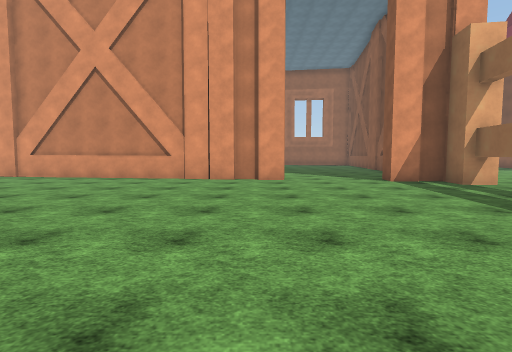
view 1 (above)

18 first-person views from a walk through a Unity game level. The camera is 1.4 m above the floor, tilts 4° down and sees 85° across. The floor is counted in squares, 2 m on a side. Each view is taken from the middle of a square. On the plan, view 1 faces up. The plan holds only what a view shows up to about 9 squares ahead; the rest is blank. The place goes on beyond the plan. The player is left out. Surface patterns are stand-ins for the level's own textures.

view 2
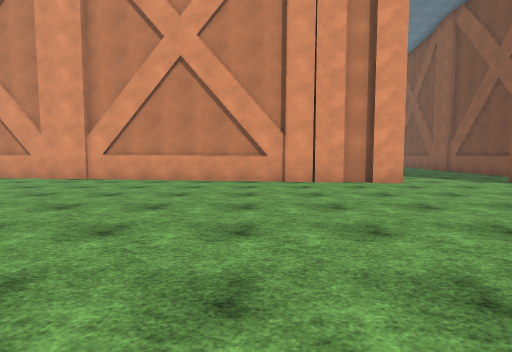

view 3
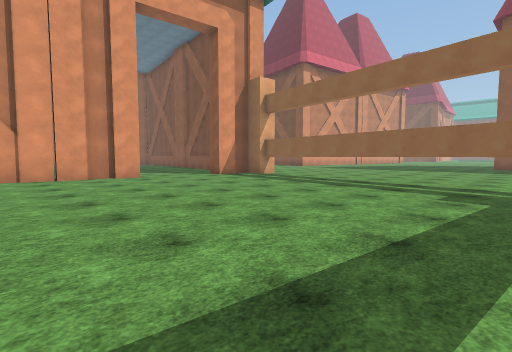

view 4
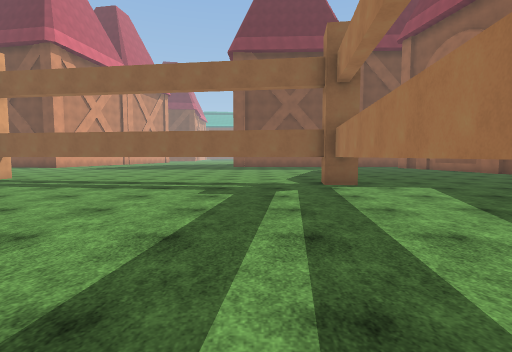

view 5
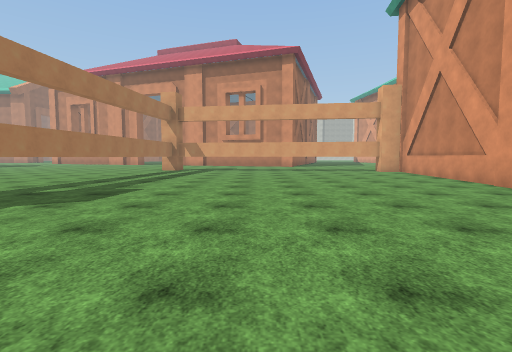

view 6
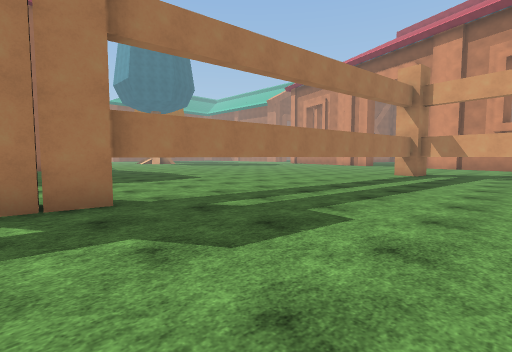

view 7
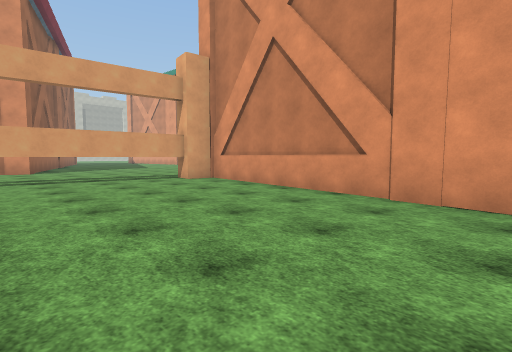

view 8
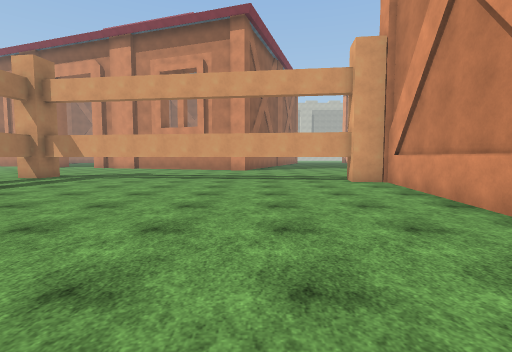

view 9
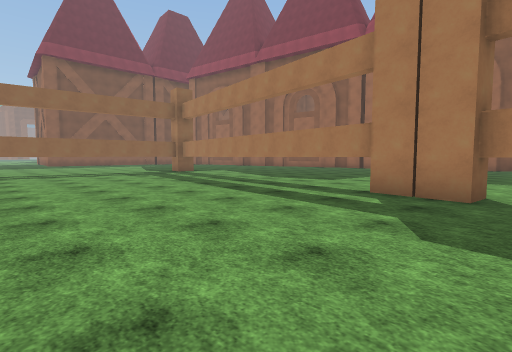

view 10
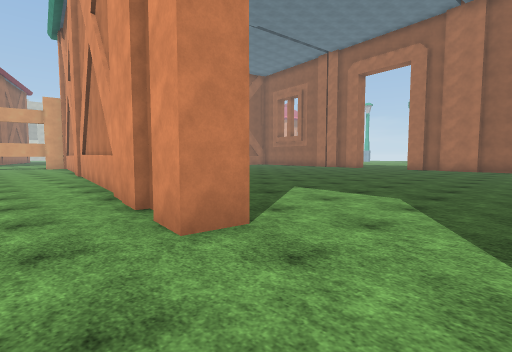

view 11
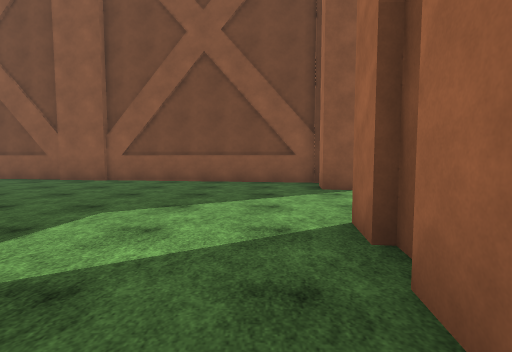

view 12
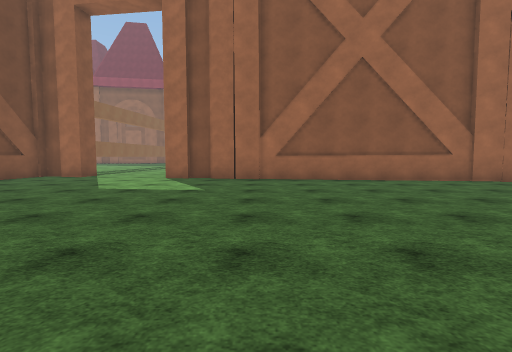

view 13
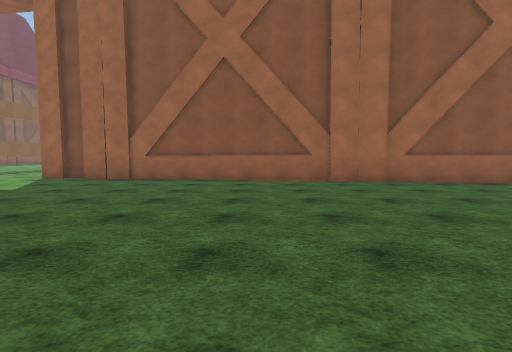

view 14
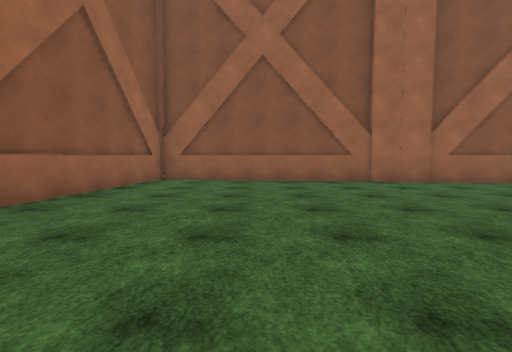

view 15
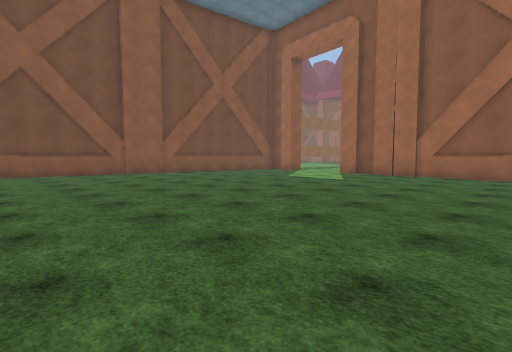

view 16
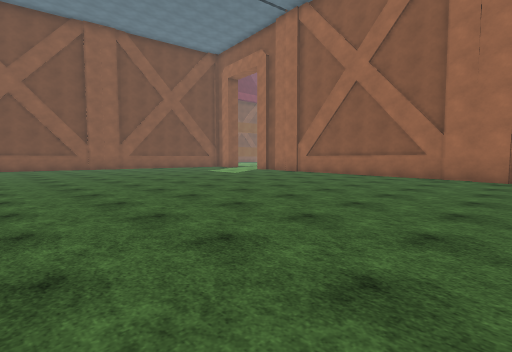

view 17
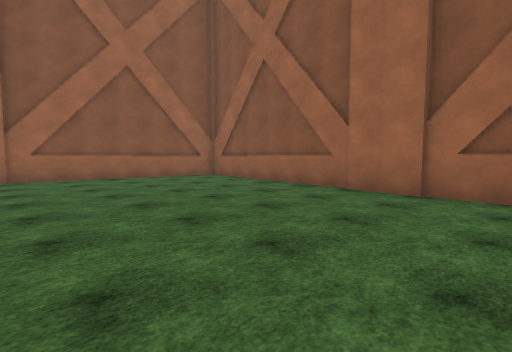

view 18
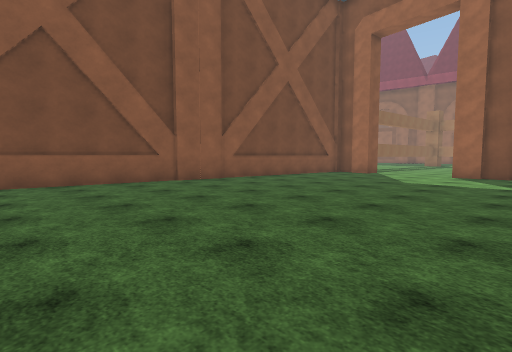

### Floor plan
Key: @ floor where view 1 was taken; # wall or solid block; . floor; T thing the floor can be seen under or through.
Columns run from 19 left of view 1 to 8 right of it. Each row starts with its distance up from view 1.
 20     #.....................#
 19     #.....................#
 18     #.....................#
 17     #.....................#
 16     #.....................#
 15     #....................##
 14    ##....................#
 13    #.....................#
 12    #.....................#
 11    ####..................#
 10   .#..#########..........#
  9   .T..........######.....#
  8  ..T...................###
  7 ...T....................##
  6 ..T.....................#.
  5   T.....................T.
  4   #.....................T.
  3   #.....................T.
  2   #.....................T..
  1   #.....................T...
  0   ##...............@....T...
 -1     ##TTTTTTT..........T..
 -2      .......#######....T..
 -3       ....... .....TTTTT..
 -4        ...... ...  .......
 -5         .....       ......
 -6          ..          .....
 -7                       ....
 -8                         ..

Where each view was taken, in squares from view 1:
view 1: 0 up, 0 right, facing up
view 2: 1 up, 3 left, facing up
view 3: 1 down, 3 left, facing up-right
view 4: 1 down, 3 left, facing right
view 5: 4 up, 3 left, facing left
view 6: 3 up, 6 left, facing down-left
view 7: 5 up, 8 left, facing up-left
view 8: 7 up, 8 left, facing left
view 9: 4 up, 8 left, facing down-right
view 10: 7 up, 3 right, facing up-left
view 11: 10 up, 2 left, facing right
view 12: 18 up, 2 left, facing down
view 13: 18 up, 6 left, facing down
view 14: 14 up, 7 left, facing left
view 15: 20 up, 5 left, facing down-right
view 16: 20 up, 10 left, facing down-right
view 17: 20 up, 9 left, facing down-left
view 18: 20 up, 1 left, facing down-right
